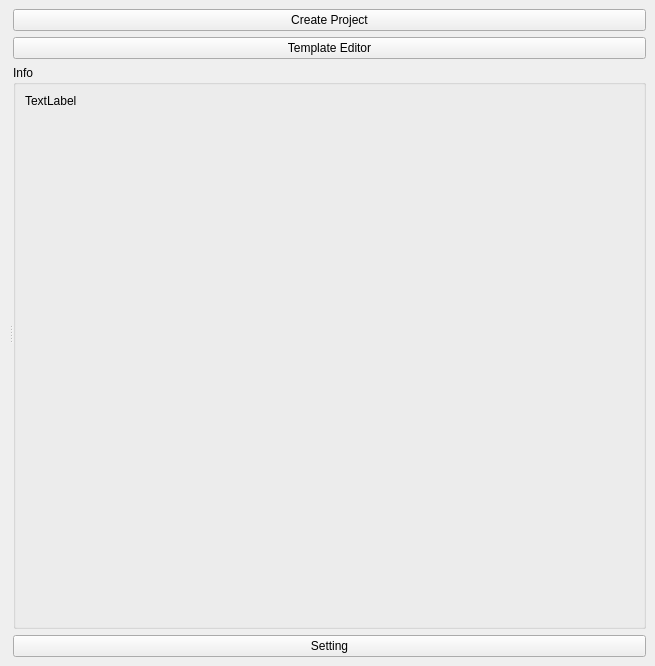
<?xml version="1.0" encoding="UTF-8"?>
<ui version="4.0">
 <class>projectManager</class>
 <widget class="QMainWindow" name="projectManager">
  <property name="geometry">
   <rect>
    <x>0</x>
    <y>0</y>
    <width>655</width>
    <height>666</height>
   </rect>
  </property>
  <property name="windowTitle">
   <string>Project Manager</string>
  </property>
  <widget class="QWidget" name="centralwidget">
   <layout class="QVBoxLayout" name="verticalLayout_2">
    <item>
     <widget class="QSplitter" name="splitter">
      <property name="orientation">
       <enum>Qt::Horizontal</enum>
      </property>
      <widget class="QWidget" name="verticalLayoutWidget">
       <layout class="QVBoxLayout" name="projectList_ly"/>
      </widget>
      <widget class="QWidget" name="">
       <layout class="QVBoxLayout" name="verticalLayout">
        <item>
         <widget class="QPushButton" name="create_btn">
          <property name="text">
           <string>Create Project</string>
          </property>
         </widget>
        </item>
        <item>
         <widget class="QPushButton" name="templateEditor_btn">
          <property name="text">
           <string>Template Editor</string>
          </property>
         </widget>
        </item>
        <item>
         <widget class="QGroupBox" name="groupBox">
          <property name="title">
           <string>Info</string>
          </property>
          <layout class="QVBoxLayout" name="verticalLayout_3">
           <item>
            <widget class="QLabel" name="info_lb">
             <property name="text">
              <string>TextLabel</string>
             </property>
             <property name="alignment">
              <set>Qt::AlignLeading|Qt::AlignLeft|Qt::AlignTop</set>
             </property>
            </widget>
           </item>
          </layout>
         </widget>
        </item>
        <item>
         <widget class="QPushButton" name="settings_btn">
          <property name="text">
           <string>Setting</string>
          </property>
         </widget>
        </item>
       </layout>
      </widget>
     </widget>
    </item>
   </layout>
  </widget>
 </widget>
 <resources/>
 <connections/>
</ui>
